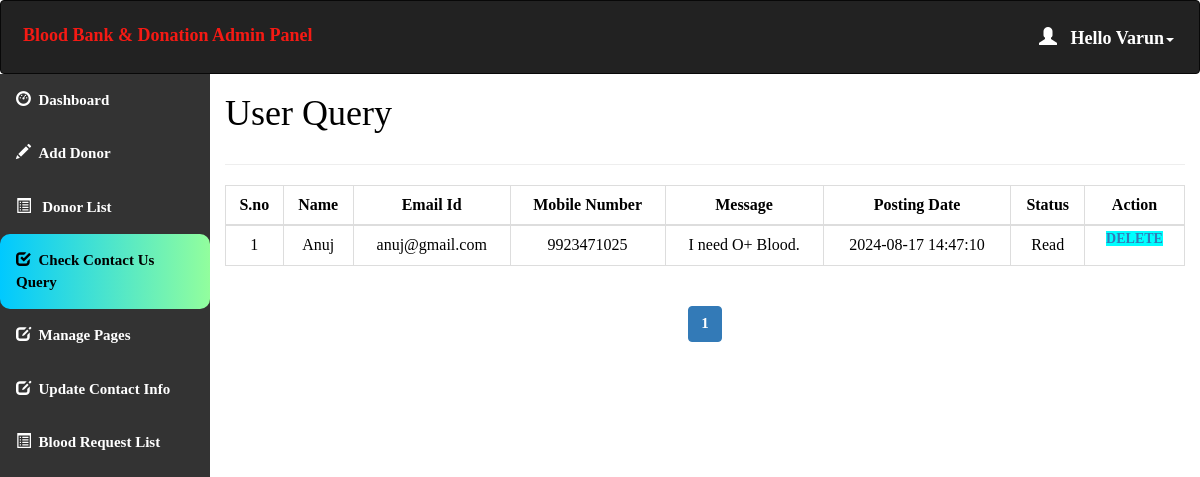
Page /admin/query.php (signed in) on the committed database.
### tables this page shows
create table contact_query(
query_id int auto_increment Not Null,
query_name varchar(100) NOT NULL,
query_mail varchar(120) NOT NULL,
query_number char(11) NOT NULL,
query_message longtext NOT NULL,
query_date timestamp NOT NULL DEFAULT CURRENT_TIMESTAMP,
query_status int(11) DEFAULT NULL,
Primary key(query_id)
);

### admin/query.php (the view, shortened to what this page needs)
<html>
<head>
  <link rel="stylesheet" href="https://maxcdn.bootstrapcdn.com/bootstrap/3.4.1/css/bootstrap.min.css">
</head>
<?php
include 'conn.php';
  if (isset($_SESSION['loggedin']) && $_SESSION['loggedin'] == true) {
  ?>
<body style="color:black">
<div id="header">
<?php include 'header.php';
?>
</div>
<div id="sidebar">
<?php $active="query"; include 'sidebar.php'; ?>
</div>
<div id="content" >
  <div class="content-wrapper">
    <div class="container-fluid">
      <div class="row">
        <div class="col-md-12 lg-12 sm-12">
          <h1 class="page-title">User Query</h1>
        </div>
      </div>
      <hr>
      <?php
        include 'conn.php';
          $limit = 10;
          if(isset($_GET['page'])){
            $page = $_GET['page'];
          }else{
            $page = 1;
          }
          $offset = ($page - 1) * $limit;
          $count=$offset+1;
        $sql= "select * from contact_query LIMIT {$offset},{$limit}";
        $result=mysqli_query($conn,$sql);
        if(mysqli_num_rows($result)>0)   {
       ?>
       <div class="table-responsive">
      <table class="table table-bordered" style="text-align:center">
          <thead style="text-align:center">
          <th style="text-align:center">S.no</th>
          <th style="text-align:center">Name</th>
          <th style="text-align:center">Email Id</th>
          <th style="text-align:center">Mobile Number</th>
          <th style="text-align:center">Message</th>
          <th style="text-align:center">Posting Date</th>
          <th style="text-align:center">Status</th>
          <th style="text-align:center">Action</th>
          </thead>
          <tbody>
            <?php
            while($row = mysqli_fetch_assoc($result)) { ?>
          <tr>
                  <td><?php echo $count++; ?></td>
                  <td><?php echo $row['query_name']; ?></td>
                  <td><?php echo $row['query_mail']; ?></td>
                  <td><?php echo $row['query_number']; ?></td>
                  <td><?php echo $row['query_message']; ?></td>
                  <td><?php echo $row['query_date']; ?></td>
                  <?php if($row['query_status']==1)
{
?><td>Read<br></td>
<?php } else {?>
<td><a href="query.php?id=<?php echo $row['query_id'];?>" onclick="clickme()"><b id="demo">Pending</b></a><br>
</td>
<?php } ?>
                    <td id="he" style="width:100px">
                    <a style="background-color:aqua" href='delete_query.php?id=<?php echo $row['query_id']; ?>'> Delete </a>
                </td>
              </tr>
            <?php } ?>
          </tbody>
      </table>
    </div>
    <?php } ?>
    <div class="table-responsive"style="text-align:center;align:center">
        <?php
        $sql1 = "SELECT * FROM contact_query";
        $result1 = mysqli_query($conn, $sql1) or die("Query Failed.");
        if(mysqli_num_rows($result1) > 0){
          $total_records = mysqli_num_rows($result1);
          $total_page = ceil($total_records / $limit);
          echo '<ul class="pagination admin-pagination">';
          for($i = 1; $i <= $total_page; $i++){
            if($i == $page){
              $active = "active";
            }else{
              $active = "";
            }
            echo '<li class="'.$active.'"><a href="query.php?page='.$i.'">'.$i.'</a></li>';
          }
          echo '</ul>';
        }
        ?>
        </div>
      </div>
    </div>
   <?php }
    ?>
</body>
</html>

### admin/header.php (shortened to what this page needs)
<!DOCTYPE html>
<html>
<head>
  <link rel="stylesheet" href="https://maxcdn.bootstrapcdn.com/bootstrap/3.4.1/css/bootstrap.min.css">
</head>
<body>
<nav class="navbar navbar-inverse">
  <div class="container-fluid">
    <div class="navbar-header">
      <a class="navbar-brand" id="qq" href="dashboard.php" style="color:#F51A14;">Blood Bank & Donation Admin Panel</a>
    </div>
    <ul class="nav navbar-nav navbar-right">
      <li class="dropdown"><a class="dropdown-toggle" id="qw" data-toggle="dropdown" href="#" style="font-weight:bold;color:white "> <span class="glyphicon glyphicon-user"></span>&nbsp&nbsp
        <?php
        include 'conn.php';
        $username=$_SESSION['username'];
        $sql="select * from admin_info where admin_username='$username'";
        $result=mysqli_query($conn,$sql) or die("query failed.");
        $row=mysqli_fetch_assoc($result);
        echo "Hello ".$row['admin_name'];
       ?><span class="caret"></span></a>
    </li>
    </ul>
  </div>
</nav>
</body></html>

### admin/query.php (style rules this page uses)
#sidebar { position:relative;margin-top:-20px }
#content { position:relative;margin-left:210px }
#he { font-size: 14px; font-weight: 600; text-transform: uppercase; padding: 3px 7px; color: #fff; text-decoration: none; border-radius: 3px; align:center }

### admin/header.php (style rules this page uses)
.navbar { background-color: #333333 ; padding: 10px 10px; color:#FF0404 ; }
.navbar a { float: left; color: white; text-align: center; padding: 12px; text-decoration: none; font-size: 18px; line-height: 25px; }
.navbar-brand { font-size: 25px; font-weight: bold; }
.navbar a { float: none; display: block; text-align: left; }
.navbar-right { float: none; }

### admin/sidebar.php (style rules this page uses)
body { margin: 0; font-family: 'Averia Gruesa Libre';font-size: 15px; color:#F8F9F9; }

### rows in the picture
contact_query: query_name "Anuj", query_mail "anuj@gmail.com", query_number "9923471025", query_message "I need O+ Blood.", query_date "2024-08-17 14:47:10", query_status "Read"

### other values in the picture
$row['admin_name'] "Varun"
